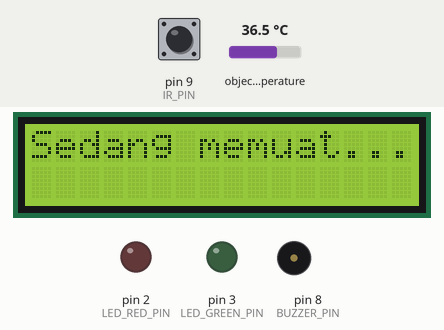
Recording of a sketch running on a simulated Arduino Uno, built with avr-gcc and run on an emulated ATmega328P. Parts: 16×2 character LCD, output pins drawn as LEDs (lit = HIGH), buzzer (waves = sounding). Inputs (shaded band) come from the test bench; at power-on: pin 9 (IR_PIN) HIGH, object temperature 36.5 °C. WiFi joins after 1.5 s; servers stay silent unless stated; uploads are accepted with an empty reply; what the sketch prints to the serial monitor is not drawn.

Above: at 2.8 s.
2.9 s: pin 9 (IR_PIN) driven LOW
At 5.4 s:
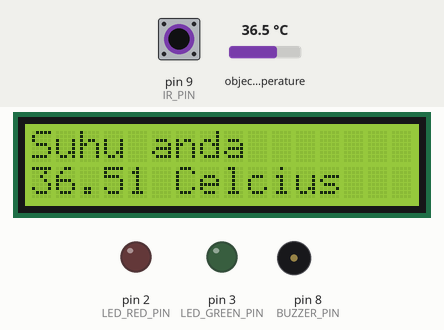
8.9 s: pin 9 (IR_PIN) driven HIGH
At 11.6 s:
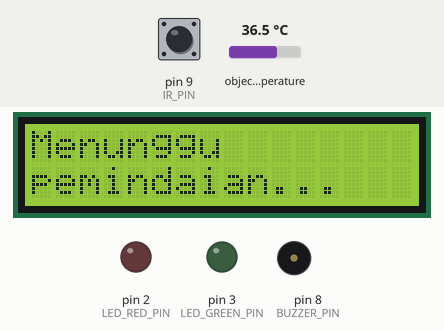
11.9 s: pin 9 (IR_PIN) pulsed LOW 5 times (0.12 s each, 0.3 s apart)
At 15.1 s:
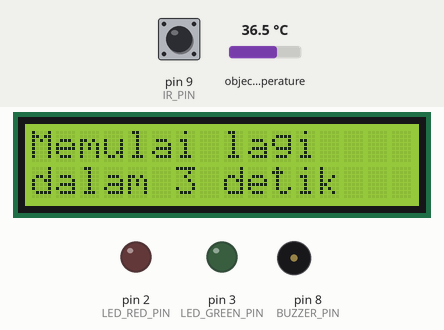
Timing chart, 0 to 16.6 s (numbered marks = the images above; inputs shaded):
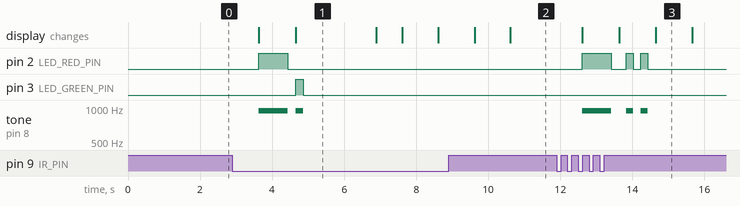

Measured:
- after the input at 2.9 s, pin 2 (LED_RED_PIN): LOW → HIGH after 0.73 s, → LOW 0.80 s later; pin 3 (LED_GREEN_PIN): LOW → HIGH after 1.8 s, → LOW 0.20 s later; tone on pin 8 (BUZZER_PIN): silent → 950 Hz after 0.73 s, → silent 0.80 s later, → 950 Hz 0.23 s later, → silent 0.20 s later; the display: first changes after 0.73 s (image 1 shows a later state)
- after the input at 8.9 s, pin 2 (LED_RED_PIN): stays LOW (without the input it goes to HIGH after 2.7 s); tone on pin 8 (BUZZER_PIN): stays silent (without the input it goes to 950 Hz after 2.7 s)
- after the input at 11.9 s, pin 2 (LED_RED_PIN): goes HIGH 0.80 s, LOW 0.42 s, HIGH 0.20 s, LOW 0.20 s, HIGH 0.20 s, then LOW, starting after 0.71 s; tone on pin 8 (BUZZER_PIN): goes 950 Hz 0.80 s, silent 0.42 s, 950 Hz 0.20 s, silent 0.20 s, 950 Hz 0.20 s, then silent, starting after 0.71 s
- what the display in image 1 shows lasts 2.2 s, from 4.7 s to 6.9 s

The sketch:

main.ino
```cpp
// LIBRARY USAGE
#include <Arduino.h>
#include <Ethernet.h>
#include <LiquidCrystal_I2C.h>
#include <Adafruit_MLX90614.h>
#include <ArduinoHttpClient.h>

// PIN CONFIGURATION
#define LED_RED_PIN 2
#define LED_GREEN_PIN 3
#define IR_PIN 9
#define BUZZER_PIN 8

// MAIN CONFIGURATION
#define SERIAL_BAUD_RATE 9600    // default serial baud rate
#define SCAN_DELAY 1000          // scan delay interval (1 second)
#define SCAN_NETWORK_DELAY 30000 // scanning network delay interval (30 second)
#define ACK_REQUEST_DELAY 60000  // ack request delay (60 second)
#define COOLDOWN_COUNT 3         // cooldown count (after buzz, 3 second interval, 1 second delay per count)

// LCD CONFIGURATION
#define LCD_COLS 16 // LCD pixel width
#define LCD_ROWS 2  // LCD pixel length

// BUZZ CONFIGURATION
#define BUZZ_INTERVAL 800  // buzz interval (0.8 second)
#define BUZZ_FREQUENCY 950 // buzz sound frequency (0.95 second)
#define BUZZ_WARNING 4     // warning buzz amount (4 beep)
#define BUZZ_INVALID 2     // invalid buzz amount (2 beep)
#define BUZZ_VALID 1       // valid buzz amount (1 beep)

// GLOBAL VARIABLE DECLARATION
uint32_t lastScanMillis;
uint32_t lastScanNetworkMillis;
uint32_t lastAckRequestMillis;
uint8_t currentCooldownCounter = COOLDOWN_COUNT;
uint8_t currentAckCounter = 0;
boolean onCooldown = false;

// LIBRARY GLOBAL VARIABLE DECLARATION
#define SERVER_CONNECT_TIMEOUT 5000
#define SERVER_PORT 5000
#define SERVER_ACK_LIMIT 200
const IPAddress serverIp(192, 168, 10, 2);
EthernetClient client;
HttpClient http = HttpClient(client, serverIp, SERVER_PORT);
LiquidCrystal_I2C lcd = LiquidCrystal_I2C(0x27, LCD_COLS, LCD_ROWS);
Adafruit_MLX90614 mlx = Adafruit_MLX90614();
byte mac[6] = {0xDE, 0xAD, 0xBE, 0xEF, 0xFE, 0xED};

// LIBRARY GLOBAL FUNCTION DECLARATION
boolean httpPostRequest(const __FlashStringHelper *path, String body)
{
  Serial.print(F("sending HTTP POST request to "));
  Serial.println(path);
  http.beginRequest();
  http.post(path);
  http.sendHeader(F("Host"), "192.168.10.2:5000");
  http.sendHeader(F("Accept"), F("application/json"));
  http.sendHeader(F("Content-Type"), F("application/json"));
  http.sendHeader(F("Content-Length"), body.length());
  http.sendHeader(F("Connection"), F("close"));
  http.sendHeader(F("User-Agent"), F("Arduino/1.0"));
  http.endRequest();
  http.println(body);
  http.flush();
  boolean response = getServerResponse();
  return response;
}

boolean getServerResponse()
{
  if (http.connected() || http.available())
  {
    Serial.print(F("response code: "));
    Serial.println(http.responseStatusCode());

    /**
     * uncomment code below to view the response body
     *
     * const String responseBody = http.responseBody();
     * Serial.println(F("response body: "));
     * Serial.println(responseBody);
     */

    return http.responseStatusCode() == 200;
  }
  else
  {
    Serial.println(F("connection failure"));
  }
  return false;
}

void printSingleLCD(const __FlashStringHelper *message1)
{
  lcd.clear();
  lcd.setCursor(0, 0);
  lcd.print(message1);
}

void printDoubleLCD(const __FlashStringHelper *message1, const __FlashStringHelper *message2)
{
  lcd.clear();
  lcd.setCursor(0, 0);
  lcd.print(message1);
  lcd.setCursor(0, 1);
  lcd.print(message2);
}

void printDoubleLCD(const __FlashStringHelper *message1, const char *message2)
{
  lcd.clear();
  lcd.setCursor(0, 0);
  lcd.print(message1);
  lcd.setCursor(0, 1);
  lcd.print(message2);
}

// INITIALIZATION FUNCTION
void initializeLCD()
{
  Serial.println(F("initializing LCD"));
  lcd.init();
  lcd.backlight();
  printSingleLCD(F("Sedang memuat..."));
}

void initializeLED()
{
  Serial.println(F("initializing LED"));
  pinMode(LED_RED_PIN, OUTPUT);
  pinMode(LED_GREEN_PIN, OUTPUT);
  digitalWrite(LED_RED_PIN, LOW);
  digitalWrite(LED_GREEN_PIN, LOW);
}

void initializeIR()
{
  Serial.println(F("initializing IR"));
  pinMode(IR_PIN, INPUT);
}

void initializeMLX()
{
  Serial.println(F("initializing MLX"));
  mlx.begin();
}

void initializeBuzzer()
{
  Serial.println(F("initializing Buzzer"));
  pinMode(BUZZER_PIN, OUTPUT);
}

void initializeEthernet()
{
  Serial.println(F("initializing Ethernet"));
  http.setTimeout(SERVER_CONNECT_TIMEOUT);
  client.setTimeout(SERVER_CONNECT_TIMEOUT);
  Ethernet.begin(mac);
  if (Ethernet.hardwareStatus() == EthernetNoHardware)
  {
    Serial.println(F("ethernet shield is not detected, please install it and reset device"));
    noNetworkDeviceException();
  }
  else
    Ethernet.begin(mac, IPAddress(192, 168, 10, 3), IPAddress(8, 8, 8, 8), IPAddress(192, 168, 10, 1), IPAddress(255, 255, 255, 0));
}

// MAIN FUNCTION
void setup()
{
  Serial.begin(SERIAL_BAUD_RATE);
  Serial.println(F("booting..."));
  initializeLCD();
  initializeLED();
  initializeIR();
  initializeMLX();
  initializeBuzzer();
  initializeEthernet();
  Serial.println(F("booting done!"));
}

void loop()
{
  uint32_t currentMillis = millis();
  if (currentMillis - lastScanMillis > SCAN_DELAY)
  {
    lastScanMillis = currentMillis;
    scanNetwork(currentMillis);
    if (onCooldown)
    {
      if (currentCooldownCounter <= 0)
      {
        resetCooldown();
      }
      else
      {
        showCooldown();
      }
    }
    else if (!digitalRead(IR_PIN))
    {
      performDetection();
    }
    else
    {
      requestAck(currentMillis);
    }
  }
}

void scanNetwork(const uint32_t currentMillis)
{
  if (currentMillis - lastScanNetworkMillis > SCAN_NETWORK_DELAY)
  {
    lastScanNetworkMillis = currentMillis;
    Serial.println(F("scanning network"));
    client.connect(serverIp, SERVER_PORT);
    if (client.connected())
    {
      networkDetected();
    }
    else
    {
      noNetworkException();
    }
    client.stop();
  }
}

void networkDetected()
{
  Serial.print(F("connected to "));
  Serial.print(serverIp);
  Serial.print(F(":"));
  Serial.print(SERVER_PORT);
  Serial.print(F(" with ip "));
  Serial.println(Ethernet.localIP());
  printDoubleLCD(F("Menunggu"), F("pemindaian..."));
  digitalWrite(LED_RED_PIN, LOW);
  resetAck();
}

void noNetworkException()
{
  Serial.print(F("can't connect to "));
  Serial.print(serverIp);
  Serial.print(F(":"));
  Serial.print(SERVER_PORT);
  Serial.print(F(" with ip "));
  Serial.println(Ethernet.localIP());
  printDoubleLCD(F("Jaringan tidak"), F("tersedia!"));
  digitalWrite(LED_RED_PIN, HIGH);
}

void noNetworkDeviceException()
{
  printDoubleLCD(F("Jaringan"), F("tidak tersedia!"));
  digitalWrite(LED_RED_PIN, HIGH);
  while (true)
    delay(SCAN_DELAY);
}

void performDetection()
{
  Serial.println(F("object detected"));
  printSingleLCD(F("Memeriksa..."));
  digitalWrite(LED_RED_PIN, HIGH);
  tone(BUZZER_PIN, BUZZ_FREQUENCY);
  const float temp1 = mlx.readObjectTempC();
  delay(BUZZ_INTERVAL);
  digitalWrite(LED_RED_PIN, LOW);
  noTone(BUZZER_PIN);
  delay(200);
  if (digitalRead(IR_PIN))
  {
    Serial.println(F("detection failure!"));
    printDoubleLCD(F("Pemeriksaan"), F("gagal!"));
    delay(200);
    for (uint8_t i = 0; i < BUZZ_INVALID; i++)
    {
      tone(BUZZER_PIN, BUZZ_FREQUENCY);
      digitalWrite(LED_RED_PIN, HIGH);
      delay(200);
      noTone(BUZZER_PIN);
      digitalWrite(LED_RED_PIN, LOW);
      delay(200);
    }
  }
  else
  {
    const float temp2 = mlx.readObjectTempC();
    const float finalTemp = (temp1 + temp2) / 2;
    Serial.println(F("detection success"));
    Serial.print(F("object temperature: "));
    Serial.print(finalTemp);
    Serial.println(F(" C"));
    char degree[16];
    dtostrf(finalTemp, 4, 2, degree);
    strcat(degree, " Celcius");
    printDoubleLCD(F("Suhu anda "), degree);
    if (finalTemp < 38.0)
    {
      Serial.println(F("temperature is normal"));
      for (uint8_t i = 0; i < BUZZ_VALID; i++)
      {
        tone(BUZZER_PIN, BUZZ_FREQUENCY);
        digitalWrite(LED_GREEN_PIN, HIGH);
        delay(200);
        noTone(BUZZER_PIN);
        digitalWrite(LED_GREEN_PIN, LOW);
        delay(200);
      }
      delay(1800);
      printSingleLCD(F("Suhu anda normal"));
    }
    else
    {
      Serial.println(F("temperature is too high!"));
      for (uint8_t i = 0; i < BUZZ_WARNING; i++)
      {
        tone(BUZZER_PIN, BUZZ_FREQUENCY);
        digitalWrite(LED_RED_PIN, HIGH);
        delay(200);
        noTone(BUZZER_PIN);
        digitalWrite(LED_RED_PIN, LOW);
        delay(200);
      }
      delay(1600);
      printDoubleLCD(F("Suhu anda"), F("terlalu tinggi!"));
    }
    saveDetection(finalTemp);
    delay(500);
  }
  startCooldown();
}

void startCooldown()
{
  onCooldown = true;
}

void showCooldown()
{
  char countdown[8];
  sprintf(countdown, "%d", currentCooldownCounter--);
  strcat(countdown, " detik");
  char message[15] = "dalam ";
  strcat(message, countdown);
  printDoubleLCD(F("Memulai lagi"), message);
}

void resetCooldown()
{
  onCooldown = false;
  currentCooldownCounter = COOLDOWN_COUNT;
  printDoubleLCD(F("Menunggu"), F("pemindaian..."));
}

void resetAck()
{
  if (currentAckCounter == 0 || currentAckCounter >= SERVER_ACK_LIMIT)
  {
    httpPostRequest(F("http://192.168.10.2:5000/api/ack/reset"), String("{\"key\":\"$2y$10$er7IYh/BIPBOuUkGbuTcMu6ffQAYte53IvH05syDhcECawV8gICoC\"}"));
    lastAckRequestMillis = millis();
    currentAckCounter = 0;
  }
}

void requestAck(const uint32_t currentMillis)
{
  if (currentMillis - lastAckRequestMillis > ACK_REQUEST_DELAY)
  {
    httpPostRequest(F("http://192.168.10.2:5000/api/ack"), String("{\"key\":\"$2y$10$er7IYh/BIPBOuUkGbuTcMu6ffQAYte53IvH05syDhcECawV8gICoC\"}"));
    lastAckRequestMillis = currentMillis;
    currentAckCounter++;
  }
}

void saveDetection(const float temperature)
{
  String body = String("{\"key\":\"$2y$10$er7IYh/BIPBOuUkGbuTcMu6ffQAYte53IvH05syDhcECawV8gICoC\",\"temperature\":") + String(temperature) + String("}");
  httpPostRequest(F("http://192.168.10.2:5000/api/detection/add"), body);
}
```
